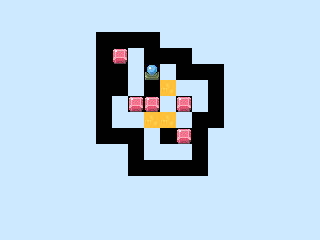

Tiled map render using the project's own tile images. Description and the map definition, with tile-layer contents summarised, below:
An orthogonal 20x15 tile map with 16x16 px tiles, 2 tile layers (Tile Layer 1, Tile Layer 2) and 23 objects.

<map version="1.9" tiledversion="1.9.2" orientation="orthogonal" renderorder="right-down" width="20" height="15" tilewidth="16" tileheight="16" infinite="0" nextlayerid="15" nextobjectid="156">
 <tileset firstgid="1" name="fantasy" tilewidth="16" tileheight="16" tilecount="1120" columns="28">
  <image source="tilesets/tileset.png" width="448" height="640" />
 </tileset>
 <objectgroup id="6" name="collisions" locked="1">
  <object id="136" x="176" y="64" width="48" height="16" />
  <object id="137" x="112" y="64" width="16" height="32" />
  <object id="138" x="96" y="80" width="16" height="64" />
  <object id="139" x="112" y="128" width="32" height="16" />
  <object id="140" x="128" y="144" width="16" height="32" />
  <object id="141" x="144" y="160" width="64" height="16" />
  <object id="142" x="192" y="112" width="16" height="48" />
  <object id="143" x="208" y="64" width="16" height="64" />
  <object id="144" x="160" y="128" width="16" height="16" />
  <object id="145" x="144" y="80" width="16" height="16" />
  <object id="146" x="96" y="32" width="64" height="16" />
  <object id="147" x="96" y="48" width="16" height="32" />
  <object id="149" x="144" y="48" width="48" height="16" />
 </objectgroup>
 <objectgroup id="12" name="spawnpoint" locked="1">
  <object id="134" x="144" y="64" width="16" height="16" />
 </objectgroup>
 <objectgroup id="13" name="endpoint" locked="1">
  <object id="130" x="128" y="96" width="16" height="16" />
  <object id="131" x="144" y="96" width="16" height="16" />
  <object id="132" x="176" y="96" width="16" height="16" />
  <object id="133" x="176" y="128" width="16" height="16" />
  <object id="148" x="112" y="48" width="16" height="16" />
 </objectgroup>
 <objectgroup id="14" name="moveables">
  <object id="152" x="160" y="80" width="16" height="16" />
  <object id="153" x="128" y="96" width="16" height="16" />
  <object id="154" x="144" y="112" width="16" height="16" />
  <object id="155" x="160" y="112" width="16" height="16" />
 </objectgroup>
 <layer id="10" name="Tile Layer 1" width="20" height="15" locked="1">
  <data>[300 cells, 300 non-empty, 5 distinct tile ids]</data>
 </layer>
 <layer id="11" name="Tile Layer 2" width="20" height="15" locked="1">
  <data>[300 cells, 0 non-empty, 0 distinct tile ids]</data>
 </layer>
</map>
